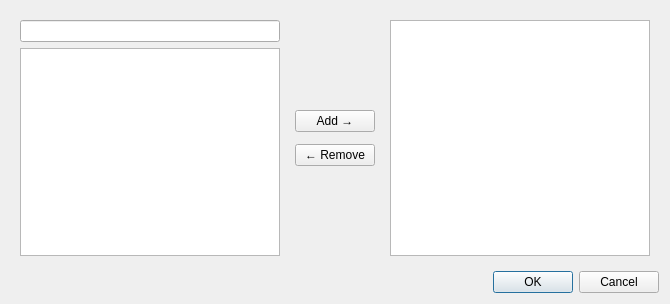
<?xml version="1.0" encoding="UTF-8"?>
<ui version="4.0">
 <class>MultiSelectorDialog</class>
 <widget class="QDialog" name="MultiSelectorDialog">
  <property name="geometry">
   <rect>
    <x>0</x>
    <y>0</y>
    <width>670</width>
    <height>304</height>
   </rect>
  </property>
  <property name="windowTitle">
   <string>Dialog</string>
  </property>
  <layout class="QVBoxLayout" name="verticalLayout_3">
   <item>
    <widget class="QWidget" name="widget_3" native="true">
     <layout class="QHBoxLayout" name="horizontalLayout">
      <item>
       <widget class="QWidget" name="widget" native="true">
        <layout class="QVBoxLayout" name="verticalLayout">
         <property name="leftMargin">
          <number>0</number>
         </property>
         <property name="topMargin">
          <number>0</number>
         </property>
         <property name="rightMargin">
          <number>0</number>
         </property>
         <property name="bottomMargin">
          <number>0</number>
         </property>
         <item>
          <widget class="QLineEdit" name="filter"/>
         </item>
         <item>
          <widget class="QListWidget" name="list">
           <property name="selectionMode">
            <enum>QAbstractItemView::ExtendedSelection</enum>
           </property>
          </widget>
         </item>
        </layout>
       </widget>
      </item>
      <item>
       <widget class="QWidget" name="widget_2" native="true">
        <layout class="QVBoxLayout" name="verticalLayout_2">
         <property name="spacing">
          <number>12</number>
         </property>
         <item>
          <spacer name="verticalSpacer">
           <property name="orientation">
            <enum>Qt::Vertical</enum>
           </property>
           <property name="sizeHint" stdset="0">
            <size>
             <width>20</width>
             <height>53</height>
            </size>
           </property>
          </spacer>
         </item>
         <item>
          <widget class="QPushButton" name="add">
           <property name="text">
            <string>Add →</string>
           </property>
          </widget>
         </item>
         <item>
          <widget class="QPushButton" name="remove">
           <property name="text">
            <string>← Remove</string>
           </property>
          </widget>
         </item>
         <item>
          <spacer name="verticalSpacer_2">
           <property name="orientation">
            <enum>Qt::Vertical</enum>
           </property>
           <property name="sizeHint" stdset="0">
            <size>
             <width>20</width>
             <height>53</height>
            </size>
           </property>
          </spacer>
         </item>
        </layout>
       </widget>
      </item>
      <item>
       <widget class="QListWidget" name="selectedList">
        <property name="selectionMode">
         <enum>QAbstractItemView::ExtendedSelection</enum>
        </property>
       </widget>
      </item>
     </layout>
    </widget>
   </item>
   <item>
    <widget class="QDialogButtonBox" name="buttonBox">
     <property name="orientation">
      <enum>Qt::Horizontal</enum>
     </property>
     <property name="standardButtons">
      <set>QDialogButtonBox::Cancel|QDialogButtonBox::Ok</set>
     </property>
    </widget>
   </item>
  </layout>
 </widget>
 <resources/>
 <connections>
  <connection>
   <sender>buttonBox</sender>
   <signal>accepted()</signal>
   <receiver>MultiSelectorDialog</receiver>
   <slot>accept()</slot>
   <hints>
    <hint type="sourcelabel">
     <x>248</x>
     <y>254</y>
    </hint>
    <hint type="destinationlabel">
     <x>157</x>
     <y>274</y>
    </hint>
   </hints>
  </connection>
  <connection>
   <sender>buttonBox</sender>
   <signal>rejected()</signal>
   <receiver>MultiSelectorDialog</receiver>
   <slot>reject()</slot>
   <hints>
    <hint type="sourcelabel">
     <x>316</x>
     <y>260</y>
    </hint>
    <hint type="destinationlabel">
     <x>286</x>
     <y>274</y>
    </hint>
   </hints>
  </connection>
 </connections>
</ui>
